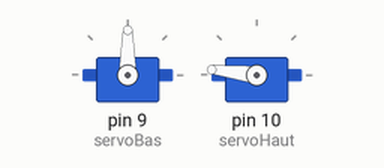
Recording of a sketch running on a simulated Arduino Uno, built with avr-gcc and run on an emulated ATmega328P. On the bench: 2 × servo.

Above: at 1.15 s.
At 3.3 s:
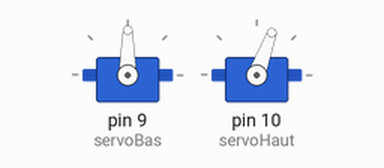
At 6.7 s:
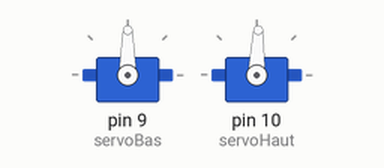
At 9.1 s:
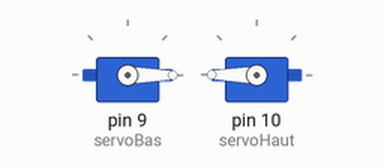
Timing chart, 0 to 10.6 s (numbered marks = the images above):
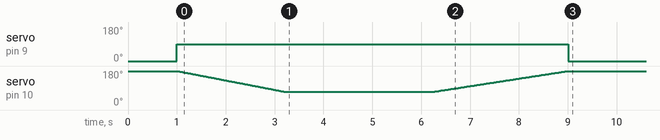

Measured:
- by itself, servo on pin 9 (servoBas): 0° → 90° at 1.0 s, → 0° 8.0 s later

The sketch:

boissonMatic.ino
```cpp
// (licence header left out)
#include <Servo.h>

Servo servoBas;  //  création d'un premier objet servo, pour le Pan
Servo servoHaut;  //  création du second, pour le tilt

int pos = 0;    // variable pour stocker une position

int  const MINPAN = 0; // valeur mini du Pan, en degré.
int const MAXPAN = MINPAN + 90;  // Un quart de tour panoramique
int  const MINTILT = 180;  // valeur mini du Tilt (en cas de servo monté "à l'envers" ! :] )
int const MAXTILT = MINTILT - 90;  // avec un max au quart de tour.

void setup()
{
  servoBas.attach(9);  //   attache le servo du bas à la broche 9
  servoHaut.attach(10);  // celui du haut à la broche 10

  // Mise en place de la machine en position de départ
  servoBas.write(MINPAN);
  servoHaut.write(MINTILT);

  delay(1000); // admettant qu'il faille une seconde pour faire demi-tour
               // à un servo bien nourri.
}


void loop()
{
  // on fait faire un quart de tour au servo panoramique
  servoBas.write(MAXPAN);

  // La boucle "for" permet d'adoucir le déplacement du moteur
  for(pos = 180; pos>=70; pos-=1) // On dépasse le quart de tour,
                                  // pour que le versement du liquide soit plus rapide
  {
    servoHaut.write(pos);
    // le servo tourne de la valeur de l'angle indiquée par la variable 'pos'
    delay(20);
    // on laisse un peu de temp au servo pour arriver à la position demandée
  }
  delay(3000);  // encore du temps pour qu'assez de liquide coule du récipient.

  for(pos = 70; pos<=180; pos+=1)     // la même dans l'autre sens
  {
    servoHaut.write(pos);
    delay(25);
  }

  servoBas.write(MINPAN );  // retour en position initiale
  delay(400);

  servoHaut.detach(); // on détache les moteurs un par un.
  servoBas.detach();
  // la séquence n'aura lieu donc physiquement lieu qu'une seule fois,
  // même si la boucle principale loop() continue à tourner.

  servoHaut.attached();
  // devrait retourner quelque chose
  // comme "false" sur votre moniteur serie.
}
```
